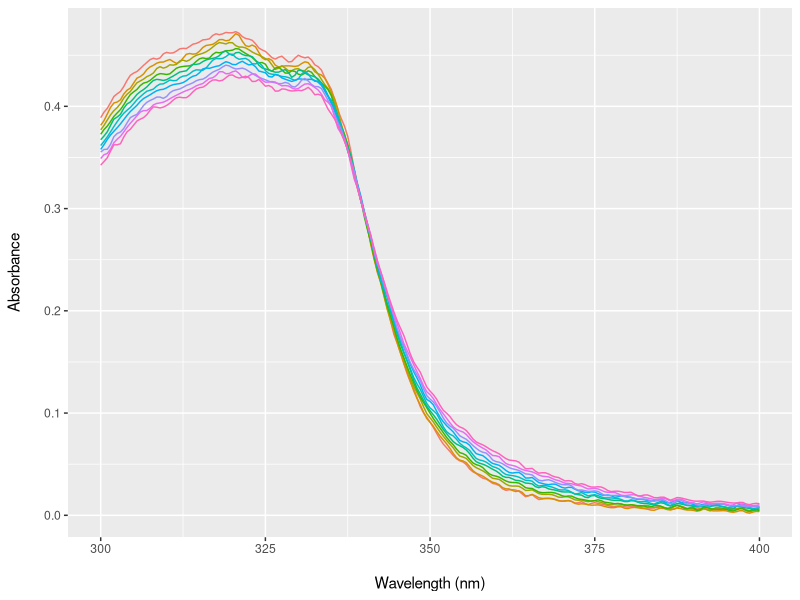

Source code (R): (Note: this script raises an error after producing the figure.)
graphics.off()
remove(list = ls())

library(ggplot2)
library(cowplot)
library(reshape2)

valeurs <- data.frame(read.csv("MDH2 ph5.8.csv", sep = ';', dec = ",", header = TRUE))
colnames(valeurs) <- c("wavelength", "0", "300", "600", "900", "1200", "1500", "1800", "2100", "2400", "2700")

df <- melt(valeurs, id.vars="wavelength")

colnames(df) <- c("wavelength", "group", "absorbance")

g <- ggplot (df, aes(x= wavelength, y= absorbance, group = group, color = group))
g <- g + geom_line()
g <- g + theme(legend.position = "none")
g <- g + scale_x_continuous(name = "\nWavelength (nm)") #, limits = c(480, 600))
g <- g + scale_y_continuous(name = "Absorbance\n")#, limits = c(0, 300))
g
save_plot('MDH2 ph5.8.png', g, base_aspect_ratio = 1.3)




graphics.off()
remove(list = ls())

library(ggplot2)



g <- ggplot (valeurs, aes( x= valeurs[,1]))
g <- g + geom_line(aes(y= valeurs[,2]), size = .5, colour = "#F0E442")
g <- g + geom_line(aes(y= valeurs[,3]), size = .5, colour = 'green')
g <- g + geom_line(aes(y= valeurs[,4]), size = .5, colour = "#0072B2")
g <- g + geom_line(aes(y= valeurs[,5]), size = .5, colour = "#D55E00")
g <- g + geom_line(aes(y= valeurs[,6]), size = .5, colour =  "#CC79A7")
g <- g + geom_line(aes(y= valeurs[,7]), size = .5, colour = '#009E73')
g <- g + geom_line(aes(y= valeurs[,8]), size = .5, colour ='blue')
g <- g + geom_line(aes(y= valeurs[,9]), size = .5, colour ='red')
g <- g + geom_line(aes(y= valeurs[,10]), size = .5, colour = "#999999")
g <- g + geom_line(aes(y= valeurs[,11]), size = .5, colour ="#E69F00")
g <- g + scale_x_continuous(name = "\nWavelength (nm)", limits = c(300, 400))
g <- g + scale_y_continuous(name = "Absorbance\n", limits = c(0, 0.5))
g <- g + theme(axis.title.x = element_text(size = 20), axis.text.x = element_text(color = "black", size = 18))
g <- g + theme(axis.title.y = element_text(size = 20), axis.text.y = element_text(color = "black", size = 18))
g

ggsave("MDH2 pH5.8.pdf")
ggsave("MDH2 pH5.8.png")
